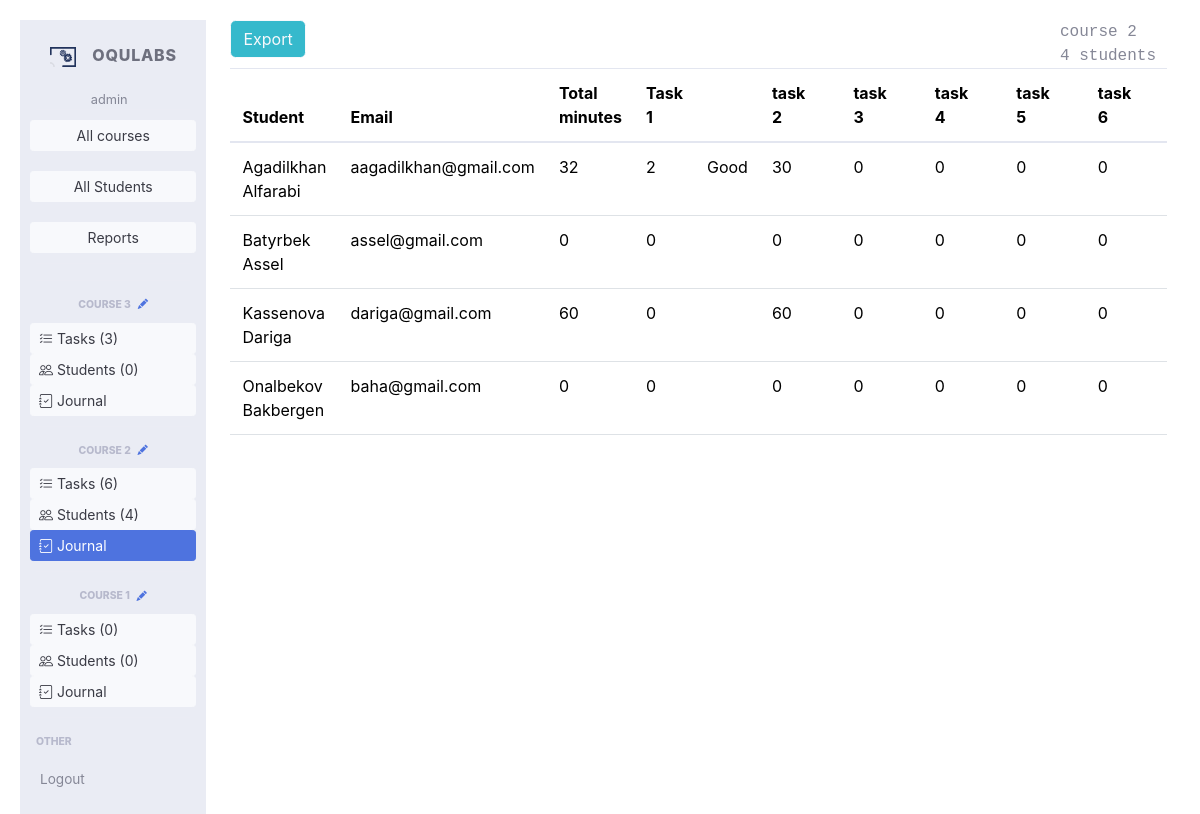
The app's page /courses_teacher/2/journal (signed in) with its own data.
### app/models.py (models this page shows, shortened)
class Course(models.Model):
    teacher = models.ForeignKey('auth.User', on_delete=models.DO_NOTHING, null=True, blank=True)
    name = models.CharField(max_length=100)
    description = models.TextField(blank=True)
    max_screenshots_per_user = models.PositiveIntegerField(default=60*15)  # 15 hours, 180 MB
    screenshot_interval_minutes = models.PositiveIntegerField(default=1)
    enrollment_code = models.CharField(max_length=30, unique=True, blank=True, null=True)
    deleted = models.BooleanField(default=False)
    color = models.IntegerField(default=0)  # up to 359
    department = models.ForeignKey(Department, on_delete=models.DO_NOTHING, null=True, blank=True)
    def permissions(self, user: User, expire=60 * 5) -> Permission:
        now = datetime.now()
        key = f"{self.id}-{user.id}"
        if key in cached_permissions:
            permission, time = cached_permissions[f"{self.id}-{user.id}"]
            if (now - time).seconds < expire:
                return permission
    def tasks_number(self):
        return self.task_set.count()
    def enrolled_students(self):
        return self.enrollment_set.filter(deleted=False).count()
    class Meta:
        ordering = ['-id']

class Task(models.Model):
    course = models.ForeignKey(Course, on_delete=models.CASCADE)
    name = models.CharField(max_length=100)
    text = models.TextField()
    minimum_minutes = models.PositiveIntegerField(default=0)
    order = models.PositiveIntegerField(default=0)
    allow_finish_earlier = models.BooleanField(default=False)  # TODO: add to UI
    require_attachments = models.BooleanField(default=False)  # TODO: add to UI
    task_type = models.ForeignKey(TaskType, on_delete=models.DO_NOTHING, null=True, blank=True)
    copy_of = models.ForeignKey('self', on_delete=models.CASCADE, null=True, blank=True)
    available_from = models.DateTimeField(blank=True, null=True)
    available_to = models.DateTimeField(blank=True, null=True)
    deleted = models.BooleanField(default=False)
    ai_screenshots_count = models.PositiveIntegerField(default=10)
    class Meta:
        ordering = ['order']

class EnrollmentTask(models.Model):
    enrollment = models.ForeignKey(Enrollment, on_delete=models.CASCADE)
    task = models.ForeignKey(Task, on_delete=models.CASCADE)
    minutes = models.PositiveIntegerField(default=0)
    last_hh_mm = models.CharField(max_length=10, default="00:00")
    last_submission = models.DateTimeField(null=True, blank=True)
    ban_minutes = models.PositiveIntegerField(default=0)
    last_shared_id = models.PositiveIntegerField(default=0)
    marked_as_done = models.BooleanField(blank=True, default=False)
    under_review = models.BooleanField(blank=True, default=False)
    accepted = models.BooleanField(default=False)
    score = models.PositiveIntegerField(default=100)
    watched = models.BooleanField(default=False)
    note = models.CharField(max_length=50, default="", blank=True)
    ai_note = models.TextField(default="", blank=True)
    ai_ready = models.BooleanField(default=False)
    ai_request = models.BooleanField(default=False)
    ai_score = models.PositiveIntegerField(default=0)
    ai_description = models.TextField(default="", blank=True)
    ai_used_screenshots = models.PositiveIntegerField(default=0)
    class Meta:
        ordering = ['id']

### app/journal_views.py (the view, shortened to what this page needs)
# urls.py: path('courses_teacher/<int:course_id>/journal', journal_views.journal, name='course_journal_view'),
def journal(request, course_id):
    course = Course.objects.get(id=course_id)
    if not course.permissions(user=request.user).read:
        return redirect("/")
    header, journal_lines, tasks, shift = course_to_journal(course)
    return render(
        request,
        "journal.html",
        {
            'course': course,
            'courses': Course.objects.filter(teacher=request.user).filter(deleted=False),
            'other_courses': Course.objects.filter(teacher=request.user).exclude(id=course_id).filter(deleted=False),
            'tasks': tasks,
            'page': 'journal',
            'header': header,
            'journal_lines': journal_lines,
        }
    )

### app/models.py (called while the page is built)
    def total_minutes_func(self, tasks=None):
        enrollment_tasks = EnrollmentTask.objects.filter(enrollment=self)
        if tasks is not None:
            enrollment_tasks = enrollment_tasks.filter(task__in=tasks)
        return enrollment_tasks.aggregate(
            total_minutes=Sum('minutes')
        )['total_minutes'] or 0

### templates/journal.html (shortened to what this page needs)
{% extends "main.html" %}
{% block content %}
<div class="" style="display: flex; flex-direction: column">
    <div style="display: flex; flex-direction: row">
        <div>
            <a href="?to_excel=1" download class="btn btn-info btn-outline-light">Export</a>
        </div>
    <div class="top-right">
        <p>{{ course.name }} </p>
        <p>{{ course.enrolled_students }}
            students</p>
    </div>
    </div>
    <table class="table table-hover">
        <thead>
        <tr>
            {% for col in header %}
                <th scope="col">{{ col }}</th>
            {% endfor %}
        </tr>
        </thead>
        {% for line in journal_lines %}
            <tr>
                {% for col in line %}
                    <td>{{ col }}</td>
                {% endfor %}
            </tr>
        {% empty %}
            <div style="margin-top: 2em; background-color: whitesmoke; text-align: center; width: auto">
                No students enrolled to the course. Use this code to invite the student: {{ course.enrollment_code }}
            </div>
        {% endfor %}
    </table>
</div>
{% endblock %}

### templates/sidebar.html (shortened to what this page needs)
<ul class="navbar-nav bg-gray-200 sidebar sidebar-light accordion" id="accordionSidebar"
    style="overflow-x: hidden; height: 100vh">
    <a class="sidebar-brand d-flex align-items-center justify-content-center" href="/">
        <div class="sidebar-brand-icon">
            <img src="/static/casting.svg" style="max-height: 20px; margin-left: 1em">
        </div>
        <div class="sidebar-brand-text mx-3">OquLabs</div>
    </a>
    <div class="nav-item dropdown no-arrow" style="display: flex; flex-direction: column; width: 100%">
        <span class="mr-2 d-none d-lg-inline text-gray-600 small"
              style="text-align: center">{{ user.username }}</span>
    </div>
    <hr class="sidebar-divider my-0">
        <div style="
            display: flex;
            flex-direction: column;
            align-items: center;
            padding: 10px;
        ">
        <a class="btn btn-sm
        {% if page == "all_courses" %}
        btn-primary
        {% else %}
        btn-light
        {% endif %}
        "
           style="width: 100%"
           href="/courses_teacher">
            <span>All courses</span>
        </a>
        </div>
        <div style="
            display: flex;
            flex-direction: column;
            align-items: center;
            padding: 10px;
        ">
            <a class="btn btn-sm
            {% if page == 'all_students' %}
            btn-primary
            {% else %}
            btn-light
            {% endif %}
            "
            style="width: 100%"
            href="/all_students">
                <span>All Students</span>
            </a>
        </div>
        <div style="
            display: flex;
            flex-direction: column;
            align-items: center;
            padding: 10px;
        ">
        <a class="btn btn-sm
        {% if page == 'reports' %}
        btn-primary
        {% else %}
        btn-light
        {% endif %}
        "
           style="width: 100%"
           href="/reports">
            <span>Reports</span>
        </a>
        </div>
    <hr class="sidebar-divider">
    {% for course1 in courses %}
        <hr class="sidebar-divider">
        <div class="sidebar-heading" id="menu_{{ course1.id }}" style="text-align: center">
            {{ course1.name | slice:":25" }} <a href="/courses_teacher/edit/{{ course1.id }}"
               style="width: 100%">&nbsp;&nbsp;<i class="bi bi-pencil-fill"></i> </a>
        </div>
        <div style="display: flex; flex-direction: column; align-items: center; padding: 10px;">
            <a href="/courses_teacher/{{ course1.id }}/tasks" class="btn btn-sm
            {% if course1.id == course.id and page == 'tasks' %}
            btn-primary
            {% else %}
            btn-light
            {% endif %}
            "
               style="width: 100%; text-align: left"><i class="bi bi-list-check"></i> Tasks
                ({{ course1.tasks_number }})
            </a>
            <a href="/courses_teacher/{{ course1.id }}" class="btn btn-sm
            {% if course1.id == course.id and page == 'enrollments' %}
            btn-primary
            {% else %}
            btn-light
            {% endif %}
                "
               style="width: 100%; text-align: left"><i class="bi bi-people"></i> Students
                ({{ course1.enrolled_students }})</a>
            <a href="/courses_teacher/{{ course1.id }}/journal" class="btn btn-sm
            {% if course1.id == course.id and page == 'journal' %}
            btn-primary
            {% else %}
            btn-light
            {% endif %}
            "
               style="width: 100%; text-align: left"><i class="bi bi-journal-check"></i> Journal
            </a>
        </div>
    {% endfor %}
    <hr class="sidebar-divider">
    <div class="sidebar-heading">
        Other
    </div>
    <li class="nav-item">
        <a class="nav-link " href="/logout">
            <span>Logout</span></a>
    </li>
</ul>

### app/static/index3.css (style rules this page uses)
body { background-color: #f8f9fa; padding: 20px; }
.top-right { margin-left: auto; font-family: monospace; }
.top-right p { margin: 0; }

### records on screen
Course: name "COURSE 3", tasks_number "3", enrolled_students "0"
Course: name "COURSE 2", tasks_number "6", enrolled_students "4", name "course 2"
Course: name "COURSE 1", tasks_number "0", enrolled_students "0"
Task: header "Task 1"
Task: header "task 2"
Task: header "task 3"
Task: header "task 4"
Task: header "task 5"
Task: header "task 6"
EnrollmentTask: line "Good"

### other values on screen
{{ user.username }} "admin"
{{ col }} "Student" "Email" "Total minutes"
{{ col }} "Agadilkhan Alfarabi" "aagadilkhan@gmail.com" "32" "2" "30" "0" "0" "0" "0" "Batyrbek Assel" "assel@gmail.com" "0" "0" "0" "0" "0" "0" "0" "Kassenova Dariga" "dariga@gmail.com" "60" "0" "60" "0" "0" "0" "0" "Onalbekov Bakbergen" "baha@gmail.com" "0" "0" "0" "0" "0" "0" "0"
